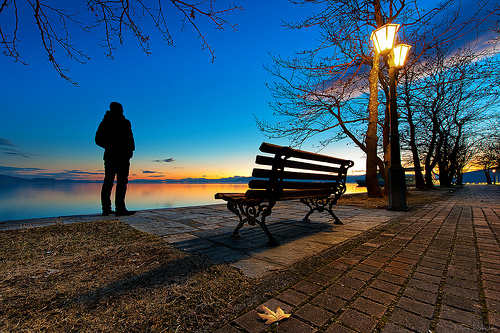
#> input picture ImageData/IMG_1.jpg, 500 x 333 px, found by its file name
$ python others_filter.py
#> lines starting #> are read from the running program, lines starting #| are printed output that depends on the picture
# -*- coding: utf-8 -*-
"""
Created on Sun Sep  2 18:14:02 2018

@author: GEAR
"""

import cv2
import numpy as np
from matplotlib import pyplot as plt

root = 'D:/python/OpenCV-Python/ImageData/'
image = cv2.imread(root+'IMG_1.jpg',0)
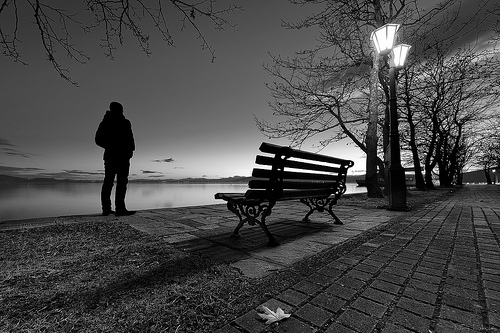
#> image: shape (333, 500); min 0, max 255, mean 72.5

# 平均滤波
dst1 = cv2.blur(image, (5,5))
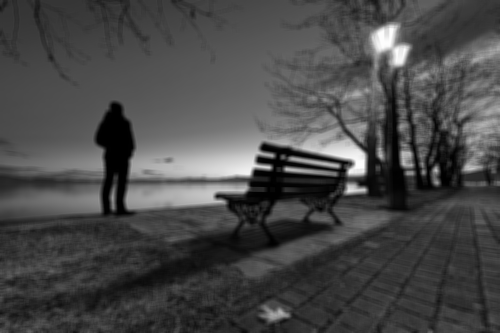
#> dst1: shape (333, 500); min 0, max 253, mean 72.5
# 这里也可以使用cv2.boxFilter()来实现
dst4 = cv2.boxFilter(image, -1, (5,5)) # 结果同dst1

# 高斯模糊
dst2 = cv2.GaussianBlur(image, (5,5), 0) # 0表示来计算窗口大小5x5高斯函数的标准差

#中值模糊
#这里的5表示孔径的尺寸， 一个大于1的奇数，这里表示采用5x5的范围来计算
dst3 = cv2.medianBlur(image, 5)
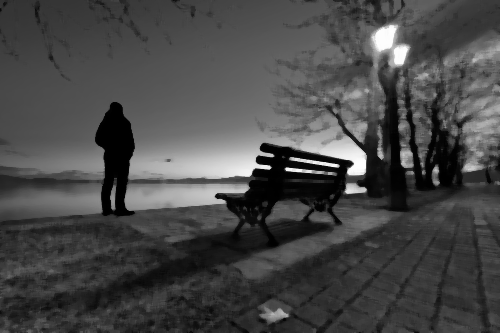
#> dst3: shape (333, 500); min 0, max 254, mean 71.7

#双边滤波
#cv2.bilateralFilter()能在保持边界清晰的情况下与有效的去除噪声，但这种滤波速度慢
dst5 = cv2.bilateralFilter(image, 9, 75, 75)

plt.subplot(221), plt.imshow(image), plt.title('Original')
plt.xticks([]), plt.yticks([])

plt.subplot(222), plt.imshow(dst1), plt.title('Averaging')
plt.xticks([]), plt.yticks([])

plt.subplot(223), plt.imshow(dst2), plt.title('Gaussian')
plt.xticks([]), plt.yticks([])

plt.subplot(224), plt.imshow(dst3), plt.title('median')
plt.xticks([]), plt.yticks([])
plt.show()
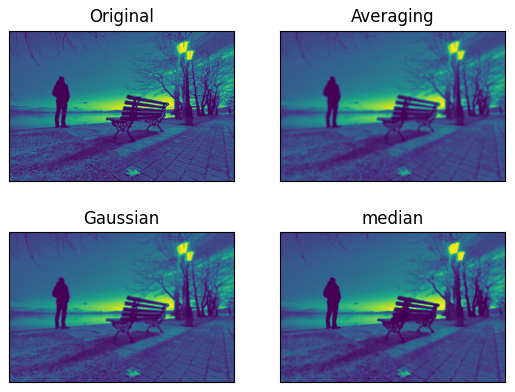
#> figure drawn by matplotlib, 4 panels
